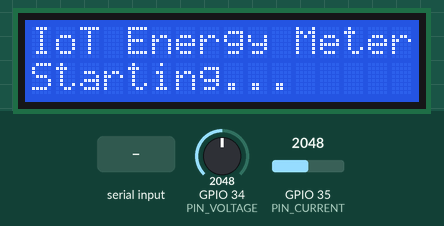
Simulated run of this sketch. Board: ESP32. Shown: 16×2 character LCD. The test bench sets the inputs (shaded band); at power-on: GPIO 34 (PIN_VOLTAGE) = 2048, GPIO 35 (PIN_CURRENT) = 2048 (analog values on the 0–4095 scale). WiFi joins after 1.5 s; servers stay silent unless stated; EEPROM starts erased; what the sketch prints to the serial monitor is not drawn.

Above: at 0.1 s.
At 2.9 s:
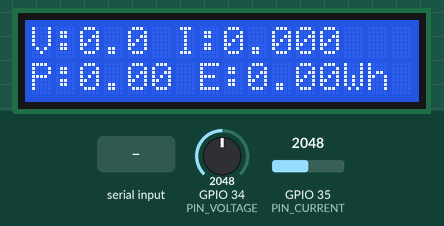
3.0 s: "cv \n" received over Serial
4.5 s: "zero\n" received over Serial
6.0 s: "reset\n" received over Serial
Timing chart, 0 to 9.0 s (numbered marks = the images above; inputs shaded):
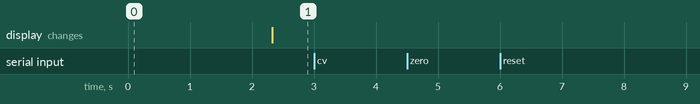

Measured:
- after the input at 3.0 s, every drawn part: stays the same
- after the input at 4.5 s, every drawn part: stays the same
- after the input at 6.0 s, every drawn part: stays the same

The sketch:

smart_energy_meter.ino
```cpp
/*
 * IoT Smart Energy Meter - ESP32 firmware
 *
 * Measures mains voltage (ZMPT101B) and current (SCT-013 clamp CT), computes true-RMS
 * values, power and accumulated energy, shows them on a 16x2 I2C LCD and streams them
 * to Blynk (V1 voltage, V2 current, V3 power, V4 energy in kWh).
 *
 * The meter keeps measuring and showing readings on the LCD when Wi-Fi or the cloud is
 * down; Blynk is retried in the background.
 *
 * Libraries (Library Manager): "Blynk" (Volodymyr Shymanskyy), "LiquidCrystal I2C".
 *
 * SAFETY: this device is wired to MAINS VOLTAGE. Build and test with the supply
 * disconnected, keep the high-voltage side enclosed, and never touch the circuit live.
 */

#include "secrets.h"            // must come BEFORE the Blynk header (template id / name / token)
#include "config.h"

#include <WiFi.h>
#include <BlynkSimpleEsp32.h>
#include <Wire.h>
#include <LiquidCrystal_I2C.h>
#include <Preferences.h>
#include <math.h>

LiquidCrystal_I2C lcd(LCD_ADDR, 16, 2);
Preferences prefs;

float voltsPerMv, ampsPerMv, currentFloorMv;
double energyWh = 0.0;
float lastVmv = 0, lastImv = 0;                     // last raw RMS windows (for calibration commands)
uint32_t lastReport = 0, lastSave = 0, lastBlynkTry = 0;

// ------------------------------------------------------------------ sampling
// One pass over a whole number of mains cycles: accumulate sum and sum of squares of
// both channels, then RMS = sqrt(E[x^2] - mean^2). Subtracting the mean removes the
// 1.65 V ADC bias, and using mean-square gives true RMS for non-sinusoidal loads too.
void sampleWindow(float &vRmsMv, float &iRmsMv) {
  double sv = 0, svv = 0, si = 0, sii = 0;
  uint32_t n = 0, t0 = micros();
  while (micros() - t0 < SAMPLE_WINDOW_US) {
    double v = analogReadMilliVolts(PIN_VOLTAGE);   // eFuse-calibrated reading in mV
    double i = analogReadMilliVolts(PIN_CURRENT);
    sv += v; svv += v * v; si += i; sii += i * i; n++;
  }
  if (n == 0) { vRmsMv = iRmsMv = 0; return; }
  double mv = sv / n, mi = si / n;
  double varV = svv / n - mv * mv, varI = sii / n - mi * mi;
  vRmsMv = varV > 0 ? sqrt(varV) : 0;
  iRmsMv = varI > 0 ? sqrt(varI) : 0;
}

// ------------------------------------------------------------------- display
void showLcd(float v, float i, float p, double wh) {
  char l1[17], l2[17], e[10];
  if (wh < 1000.0) snprintf(e, sizeof e, "%.2fWh", wh); else snprintf(e, sizeof e, "%.3fkWh", wh / 1000.0);
  snprintf(l1, sizeof l1, "V:%.1f I:%.3f", v, i);
  snprintf(l2, sizeof l2, "P:%.2f E:%s", p, e);
  lcd.setCursor(0, 0); lcd.print(l1); for (int k = strlen(l1); k < 16; k++) lcd.print(' ');
  lcd.setCursor(0, 1); lcd.print(l2); for (int k = strlen(l2); k < 16; k++) lcd.print(' ');
}

// -------------------------------------------------------- serial calibration
// cv <volts>   calibrate voltage against a multimeter reading
// ci <amps>    calibrate current against a load of known current
// zero         record the zero-load noise floor of the current channel (clamp OFF any load)
// reset        zero the energy counter
// show         print the stored calibration
void handleSerial() {
  if (!Serial.available()) return;
  String line = Serial.readStringUntil('\n'); line.trim();
  if (line.startsWith("cv ") && lastVmv > 0) {
    voltsPerMv = line.substring(3).toFloat() / lastVmv; prefs.putFloat("vscale", voltsPerMv);
    Serial.printf("voltage scale = %.5f V/mV (saved)\n", voltsPerMv);
  } else if (line.startsWith("ci ")) {
    float eff = sqrtf(fmaxf(lastImv * lastImv - currentFloorMv * currentFloorMv, 0));
    if (eff > 0) { ampsPerMv = line.substring(3).toFloat() / eff; prefs.putFloat("iscale", ampsPerMv);
      Serial.printf("current scale = %.6f A/mV (saved)\n", ampsPerMv); }
  } else if (line == "zero") {
    currentFloorMv = lastImv; prefs.putFloat("ifloor", currentFloorMv);
    Serial.printf("current noise floor = %.3f mV (saved)\n", currentFloorMv);
  } else if (line == "reset") {
    energyWh = 0; prefs.putDouble("energyWh", 0); Serial.println("energy reset");
  } else if (line == "show") {
    Serial.printf("vscale=%.5f V/mV  iscale=%.6f A/mV  ifloor=%.3f mV  energy=%.4f Wh\n",
                  voltsPerMv, ampsPerMv, currentFloorMv, energyWh);
  } else {
    Serial.println("commands: cv <V> | ci <A> | zero | reset | show");
  }
}

// --------------------------------------------------------------------- setup
void setup() {
  Serial.begin(115200);
  analogReadResolution(12);
  analogSetPinAttenuation(PIN_VOLTAGE, ADC_11db);
  analogSetPinAttenuation(PIN_CURRENT, ADC_11db);

  prefs.begin("meter", false);
  voltsPerMv     = prefs.getFloat("vscale", DEFAULT_VOLTS_PER_MV);
  ampsPerMv      = prefs.getFloat("iscale", DEFAULT_AMPS_PER_MV);
  currentFloorMv = prefs.getFloat("ifloor", DEFAULT_CURRENT_NOISE_FLOOR_MV);
  energyWh       = prefs.getDouble("energyWh", 0.0);      // energy survives power cycles

  lcd.init(); lcd.backlight();
  lcd.setCursor(0, 0); lcd.print("IoT Energy Meter");
  lcd.setCursor(0, 1); lcd.print("Starting...");

  WiFi.mode(WIFI_STA);
  WiFi.begin(WIFI_SSID, WIFI_PASS);                      // non-blocking: metering starts regardless
  Blynk.config(BLYNK_AUTH_TOKEN);
  lastReport = millis();
}

// ---------------------------------------------------------------------- loop
void loop() {
  handleSerial();

  if (WiFi.status() == WL_CONNECTED) {
    if (!Blynk.connected() && millis() - lastBlynkTry > BLYNK_RETRY_MS) {
      lastBlynkTry = millis();
      Blynk.connect(3000);                               // bounded wait; never stalls metering for long
    }
    if (Blynk.connected()) Blynk.run();
  }

  uint32_t now = millis();
  if (now - lastReport < REPORT_INTERVAL_MS) return;
  float dtS = (now - lastReport) / 1000.0f;              // real elapsed time, not an assumed period
  lastReport = now;

  sampleWindow(lastVmv, lastImv);
  float vRms = lastVmv * voltsPerMv;
  float iEff = sqrtf(fmaxf(lastImv * lastImv - currentFloorMv * currentFloorMv, 0));
  float iRms = iEff * ampsPerMv;
  float power = vRms * iRms * ASSUMED_POWER_FACTOR;      // W (apparent power when PF is assumed to be 1)

  energyWh += (double)power * dtS / 3600.0;
  if (now - lastSave > ENERGY_SAVE_MS) { prefs.putDouble("energyWh", energyWh); lastSave = now; }

  showLcd(vRms, iRms, power, energyWh);

  if (Blynk.connected()) {
    Blynk.virtualWrite(V1, vRms);                        // Voltage gauge
    Blynk.virtualWrite(V2, iRms);                        // Current
    Blynk.virtualWrite(V3, power);                       // Power gauge
    Blynk.virtualWrite(V4, energyWh / 1000.0);           // Energy in kWh
  }
  Serial.printf("V=%.1f V  I=%.3f A  P=%.2f W  E=%.3f Wh  wifi=%d blynk=%d\n",
                vRms, iRms, power, energyWh, WiFi.status() == WL_CONNECTED, Blynk.connected());
}
```

secrets.example.h
```cpp
// Copy this file to secrets.h and fill in your own values.
// secrets.h is git-ignored so credentials never reach GitHub.
#pragma once

#define WIFI_SSID  "your-wifi-ssid"
#define WIFI_PASS  "your-wifi-password"

// From the Blynk Console -> Templates -> your template, and Devices -> your device.
#define BLYNK_TEMPLATE_ID    "TMPLxxxxxxxx"
#define BLYNK_TEMPLATE_NAME  "Smart Energy Meter"
#define BLYNK_AUTH_TOKEN     "your-32-character-device-auth-token"
```

config.h
```cpp
// Hardware and measurement configuration. Edit to match YOUR build.
#pragma once

// ------------------------------------------------------------------ pins
// ADC1 pins only: ADC2 is unusable while Wi-Fi is on. Both are input-only GPIOs.
constexpr uint8_t PIN_VOLTAGE = 34;   // ZMPT101B output (biased to ~1.65 V)
constexpr uint8_t PIN_CURRENT = 35;   // SCT-013 conditioning circuit output (biased to ~1.65 V)
constexpr uint8_t LCD_ADDR    = 0x27; // try 0x3F if the display stays blank
// I2C: SDA = GPIO21, SCL = GPIO22 (ESP32 defaults)

// ----------------------------------------------------------------- timing
constexpr uint32_t SAMPLE_WINDOW_US   = 200000UL;   // 10 cycles at 50 Hz (use 166667 for 10 cycles at 60 Hz)
constexpr uint32_t REPORT_INTERVAL_MS = 2000;       // LCD + Blynk refresh
constexpr uint32_t BLYNK_RETRY_MS     = 15000;      // reconnect attempts while offline
constexpr uint32_t ENERGY_SAVE_MS     = 600000UL;   // persist energy every 10 min (limits flash wear)

// ------------------------------------------------------------ calibration
// Mains volts per millivolt of ADC-side RMS. A placeholder: CALIBRATE with the serial
// command `cv <multimeter reading>` (see docs/calibration.md). The result is stored in flash.
constexpr float DEFAULT_VOLTS_PER_MV = 0.25f;

// Primary amps per volt of burden voltage:
//   SCT-013-000 (100 A : 50 mA) with 100 ohm burden -> 2000 / 100 = 20 A/V
//   SCT-013-005 (5 A : 1 V)                          ->  5 A/V
//   SCT-013-030 (30 A : 1 V)                         -> 30 A/V
constexpr float CT_AMPS_PER_VOLT = 20.0f;
constexpr float DEFAULT_AMPS_PER_MV = CT_AMPS_PER_VOLT / 1000.0f;

// Zero-load RMS of the current channel (mV). Measured with `zero` and subtracted in quadrature.
constexpr float DEFAULT_CURRENT_NOISE_FLOOR_MV = 0.0f;

// The original design assumes a resistive load (PF = 1), so P = V x I (apparent power).
constexpr float ASSUMED_POWER_FACTOR = 1.0f;
```
